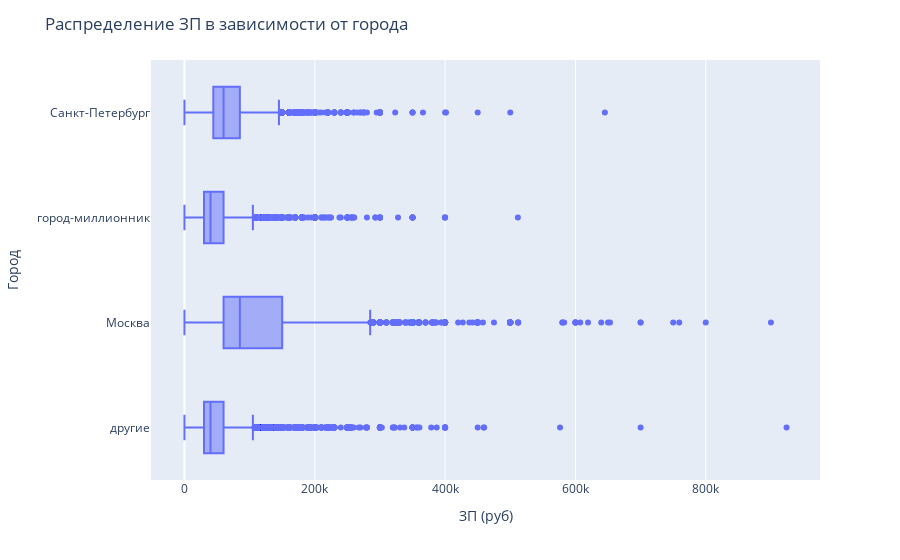

Notebook source saved alongside this figure:
### Markdown cell above
5. Постройте диаграмму, которая показывает распределение желаемой заработной платы (**"ЗП (руб)"**) в зависимости от города (**"Город"**). Используйте для диаграммы данные о резюме, где желая заработная плата меньше 1 млн рублей.
*Сделайте выводы по полученной диаграмме: как соотносятся медианные уровни желаемой заработной платы и их размах в городах? Как вы считаете, важен ли признак города при прогнозировании заработной платы?*

### Code cell
fig = px.box(
    data_frame = hh_data_norm,
    x = 'ЗП (руб)',
    y = 'Город',
)
fig.update_layout(
    title = 'Распределение ЗП в зависимости от города',
)
fig.show()
fig.write_html("graphs/salary_city.html")

### Figure 1 — Plotly figure (JSON) as saved in the notebook; plotly's stock layout.template omitted (floating-point values rounded to 4 significant figures; data arrays with more than 128 entries replaced by an {"elided": "..."} marker saying what was removed)
{"data": [{"alignmentgroup": "True", "hovertemplate": "ЗП (руб)=%{x}<br>Город=%{y}<extra></extra>", "legendgroup": "", "marker": {"color": "#636efa"}, "name": "", "notched": false, "offsetgroup": "", "orientation": "h", "showlegend": false, "type": "box", "x": {"elided": "44738 float values"}, "x0": " ", "xaxis": "x", "y": {"elided": "44738 str values"}, "y0": " ", "yaxis": "y"}], "layout": {"boxmode": "group", "legend": {"tracegroupgap": 0}, "margin": {"t": 60}, "title": {"text": "Распределение ЗП в зависимости от города"}, "xaxis": {"anchor": "y", "domain": [0, 1], "title": {"text": "ЗП (руб)"}}, "yaxis": {"anchor": "x", "domain": [0, 1], "title": {"text": "Город"}}}}
